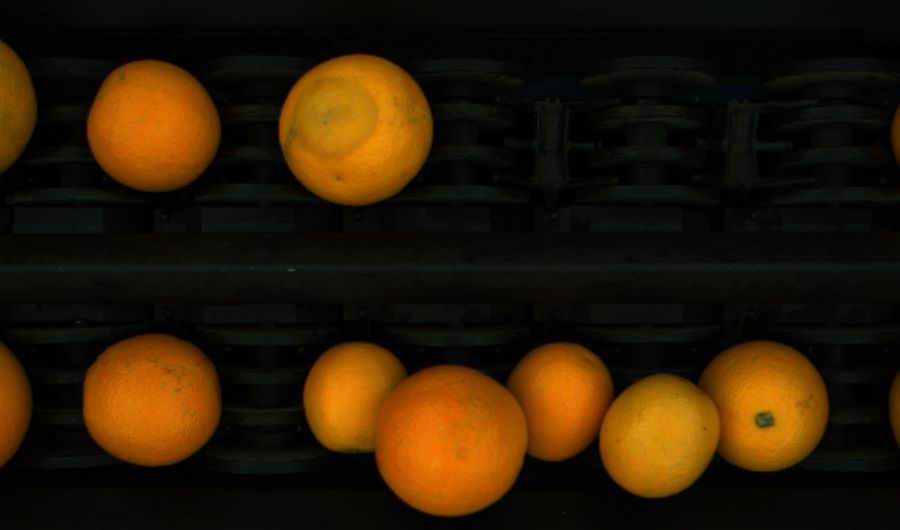
#> input picture 4.bmp, 900 x 530 px
$ python test.py
#> lines starting #> are read from the running program, lines starting #| are printed output that depends on the picture; after the words box and inside, x2 and y2 are one past the last pixel; in counts of white or black regions, pixels touching at a corner belong together; long printed decimals are rounded
### automatic.py
import cv2 as cv
import numpy as np
import os


def automtic_oranges(image_path):
#> called with image_path = '4.bmp'
    size_list = []
    color_list = []

    # Read the image
    image = cv.imread(image_path)
#> image is the input picture: shape (530, 900, 3); mean B, G, R 5.7, 27.2, 43.9
    copy_img = image.copy()

    # Convert the image to the HSV color space
    hsv = cv.cvtColor(image, cv.COLOR_BGR2HSV)
#> hsv: shape (530, 900, 3); mean H, S, V 45.7, 135.7, 44.9

    # Define the color range for orange and green in the HSV space
    lower_orange_and_green = np.array([0, 40, 40])
    upper_orange_and_green = np.array([70, 255, 255])

    hsv_copy = image.copy()

    # Threshold the image to get a binary mask
    mask = cv.inRange(hsv, lower_orange_and_green, upper_orange_and_green)
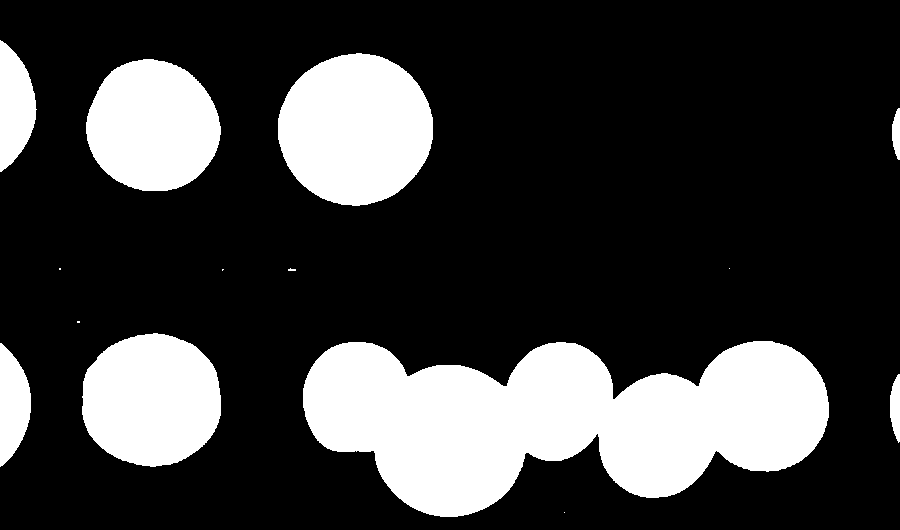
#> mask: shape (530, 900); 23.9% white; 14 white regions (6 under 20 px)

    # Find contours in the binary mask
    contours, hierarchy = cv.findContours(mask, cv.RETR_EXTERNAL, cv.CHAIN_APPROX_SIMPLE)
#> contours = 14 contours, 6 with area under 20; largest, box (x1, y1, x2, y2) and area: (303, 341, 829, 517) 59448, (278, 53, 433, 206) 18199, (82, 333, 221, 467) 14568, (86, 59, 221, 191) 13612, (0, 40, 37, 172) 3222, (0, 343, 31, 467) 2586, (890, 374, 900, 443) 448, (892, 108, 900, 160) 262

    # Filter the contours based on area
    filtered_contours = [contour for contour in contours if cv.contourArea(contour) >= 500]
#> filtered_contours = 6 contours; box (x1, y1, x2, y2) and area: (303, 341, 829, 517) 59448, (278, 53, 433, 206) 18199, (82, 333, 221, 467) 14568, (86, 59, 221, 191) 13612, (0, 40, 37, 172) 3222, (0, 343, 31, 467) 2586

    # Apply convex hull to the filtered contours
    hull_contours = [cv.convexHull(contour) for contour in filtered_contours]
#> hull_contours = 6 contours; box (x1, y1, x2, y2) and area: (303, 341, 829, 517) 76000, (278, 53, 433, 206) 18336, (82, 333, 221, 467) 14719, (86, 59, 221, 191) 13740, (0, 40, 37, 172) 3270, (0, 343, 31, 467) 2619

    # Create a mask with only the hull contours
    mask_2 = np.zeros_like(hsv, dtype=np.uint8)
    mask_2 = cv.cvtColor(mask_2, cv.COLOR_BGR2GRAY)
    cv.drawContours(mask_2, hull_contours, -1, (255, 255, 255), thickness=cv.FILLED)
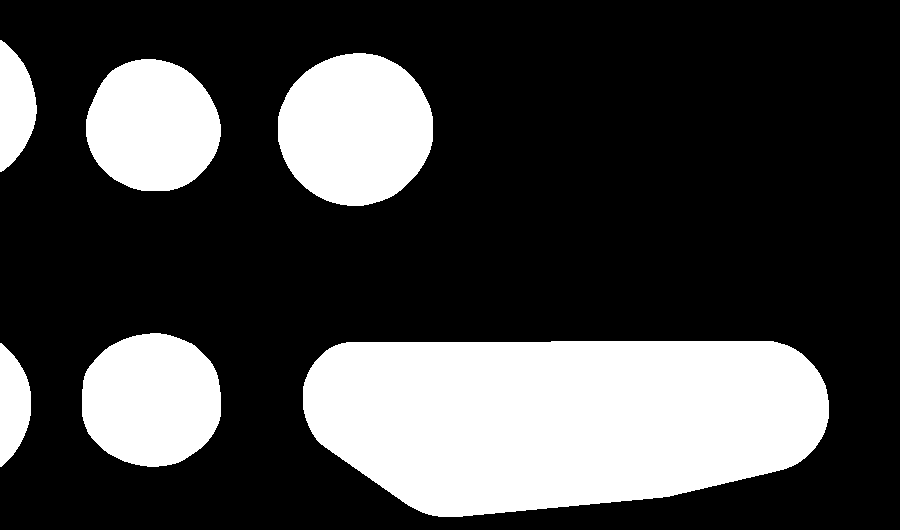
#> mask_2: shape (530, 900); 27.3% white; 6 white regions

    # Apply the mask to the image
    image_copy = cv.bitwise_and(image, image, mask=mask_2)
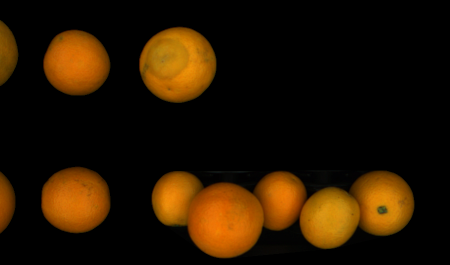
#> image_copy: shape (530, 900, 3) (shown at 1/2 size); mean B, G, R 0.8, 20.9, 38

    # Draw index number in the center of each contour
    for i, contour in enumerate(filtered_contours):
        M = cv.moments(contour)
        if M["m00"] == 0:
            continue
        cX = int(M["m10"] / M["m00"])
        cY = int(M["m01"] / M["m00"])
        cv.putText(image_copy, str(i + 1), (cX, cY), cv.FONT_HERSHEY_SIMPLEX, 1, (255, 200, 0), 4)
#> this loop made 6 passes
#> (cX, cY) on passes 1 to 6: (12, 404), (560, 419), (151, 399), (152, 125), (355, 128), (14, 105)
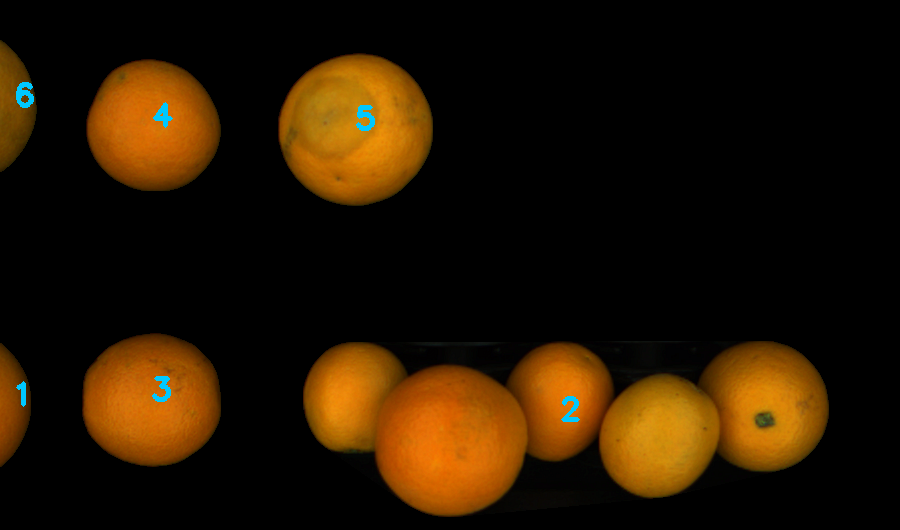
#> image_copy: shape (530, 900, 3); 0.31% of pixels changed, all inside (x1, y1, x2, y2) = (16, 82, 580, 422)

    # Find contours in the binary mask
    contours, hierarchy = cv.findContours(mask_2, cv.RETR_EXTERNAL, cv.CHAIN_APPROX_SIMPLE)
#> contours = 6 contours; box (x1, y1, x2, y2) and area: (303, 341, 829, 517) 75998, (278, 53, 433, 206) 18335, (82, 333, 221, 467) 14716, (86, 59, 221, 191) 13739, (0, 40, 37, 172) 3264, (0, 343, 31, 467) 2618

    contour_area = []
    for contour in hull_contours:
        area = cv.contourArea(contour)

        (x, y), (major_axis, minor_axis), angle = cv.fitEllipse(contour)
        ellipticity = major_axis / minor_axis
        perimeter = cv.arcLength(contour, True)
        # Calculate circularity as 4*pi*area/perimeter^2
        circularity = (4 * np.pi * area) / (perimeter * perimeter)

        # Define circularity and ellipticity thresholds based on your requirements
        circularity_threshold = 0.95
        ellipticity_threshold = 0.95

        # If the contour's circularity and ellipticity are above the thresholds, consider it as an orange
        if circularity > circularity_threshold or ellipticity > ellipticity_threshold:
            # draw the contour
            cv.drawContours(image_copy, [contour], 0, (0, 255, 0), 3)

            # find the moments of the contour
            M = cv.moments(contour)
            # calculate the centroid of the contour
            cx = int(M['m10'] / M['m00'])
            cy = int(M['m01'] / M['m00'])
            # radius = int(np.sqrt(area/np.pi))
            radius = (major_axis + minor_axis) / 4
            # orange_radii.append(radius)
        # cv.putText(image_copy, "R=%d" % radius, (int(cx-radius), int(cy-radius)), cv.FONT_HERSHEY_SIMPLEX, 1, (0, 0, 255), 2)

        # If the contour's circularity and ellipticity are above the thresholds, consider it as an orange
        if circularity > circularity_threshold or ellipticity > ellipticity_threshold:
            # Create a mask for the contour
            mask = np.zeros_like(image)
            cv.drawContours(mask, [contour], -1, (255, 255, 255), -1)

            # Calculate mean values of a and b channels for pixels inside contour
            a_mean = np.mean(image[np.where(mask[..., 0] == 255)][..., 1])
            b_mean = np.mean(image[np.where(mask[..., 0] == 255)][..., 2])

            # Calculate CCI for the contour
            L = 100  # Reference illuminant
            CCI = 1000 * (a_mean / (L * b_mean))

            # Map the CCI value to the range of 0 to 99
            CCI = np.clip(CCI, -24, 22)
            CCI = (CCI + 24) * (99 / 46)

            # Append the valid CCI value to the result list
            size_list.append(radius)
            color_list.append(CCI)
#> this loop made 6 passes
#> (area, x, y, major_axis, minor_axis, angle, ellipticity, perimeter) on passes 3 to 5: (14719, 151.1, 399.6, 133, 142.2, 86.68, 0.935, 431.6), (13740, 152.3, 125.8, 130.2, 135.6, 129.2, 0.96, 416.7), (18335.5, 355.2, 129, 151.2, 155, 72.62, 0.976, 480.7)
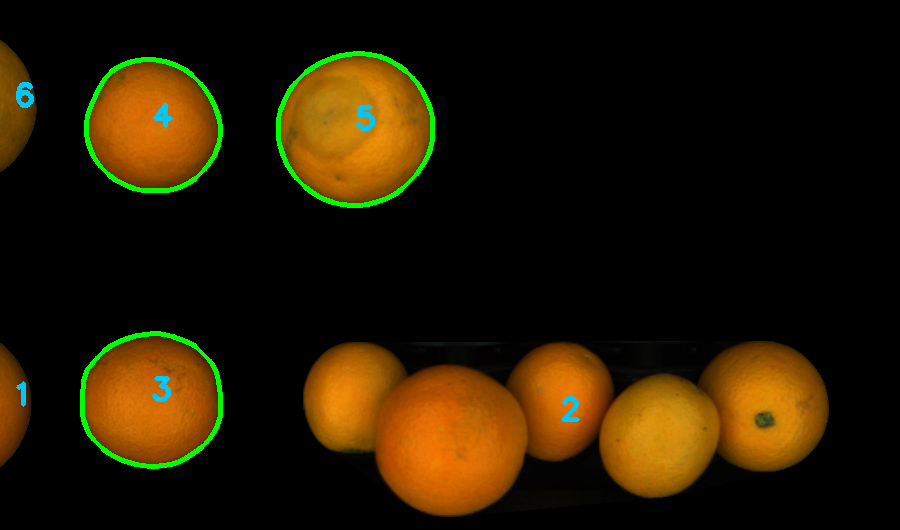
#> image_copy: shape (530, 900, 3); 1.35% of pixels changed, all inside (x1, y1, x2, y2) = (80, 51, 435, 469)
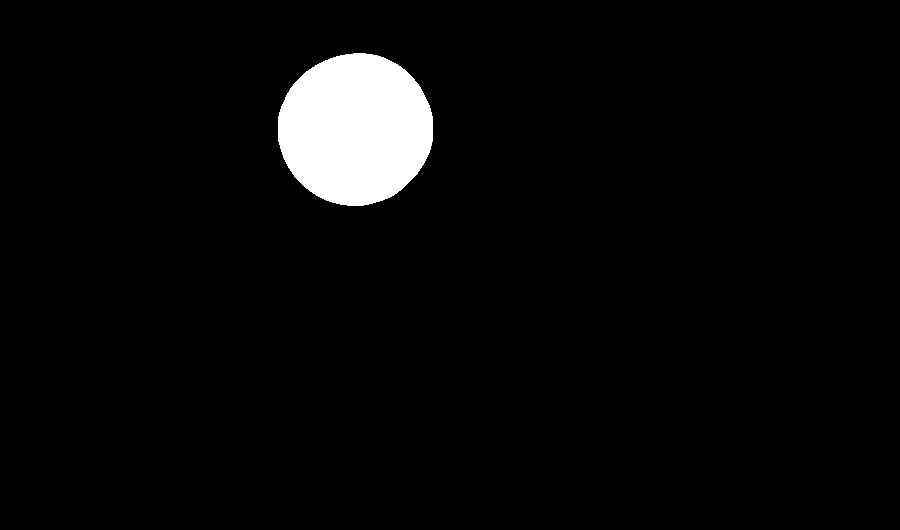
#> mask: shape (530, 900, 3); 3.9% white; 1 white region, box (x1, y1, x2, y2) and area: (278, 53, 433, 206) 18551
#> after the loop, color_list = [62.49, 62.61, 64.68]; size_list = [68.79, 66.44, 76.55]

    return size_list, color_list

### test.py
import tkinter as tk

from automatic import automtic_oranges

sizeList, colorIndexList = automtic_oranges("4.bmp")
#> sizeList = [68.79, 66.44, 76.55]; colorIndexList = [62.49, 62.61, 64.68]
m=0
my_list = [[0 , 0, sizeList[i], 0, colorIndexList[i]] for i in range(len(sizeList))]
#> my_list = [[0, 0, 68.79, 0, 62.49], [0, 0, 66.44, 0, 62.61], [0, 0, 76.55, 0, 64.68]]
print(my_list)
#| [[0, 0, 68.789, 0, 62.495], [0, 0, 66.444, 0, 62.613], [0, 0, 76.546, 0, 64.678]]

$ run again, with 1.bmp copied over 4.bmp
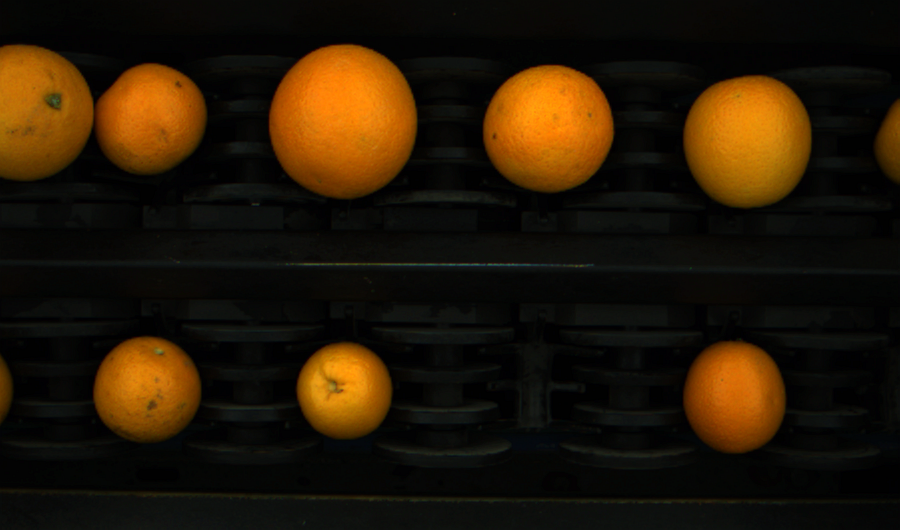
#> input picture 1.bmp, 900 x 530 px
#> in automtic_oranges, image is the input picture: shape (530, 900, 3); mean B, G, R 6, 23.7, 37.5
#> hsv: shape (530, 900, 3); mean H, S, V 46.9, 123.8, 38.5
#> in automtic_oranges, `contours, hierarchy = cv.findContours(mask, cv.RETR_EXTERNAL, cv.CHAIN..`: contours = 89 contours, 77 with area under 20; largest, box (x1, y1, x2, y2) and area: (0, 44, 207, 180) 19844, (269, 44, 417, 199) 17885, (683, 75, 812, 208) 13420, (483, 64, 615, 192) 13026, (683, 341, 786, 453) 8912
#> filtered_contours = 8 contours; box (x1, y1, x2, y2) and area: (0, 44, 207, 180) 19844, (269, 44, 417, 199) 17885, (683, 75, 812, 208) 13420, (483, 64, 615, 192) 13026, (683, 341, 786, 453) 8912, (93, 336, 201, 441) 8732, (296, 342, 392, 438) 7119, (876, 99, 900, 181) 1249
#> hull_contours = 8 contours; box (x1, y1, x2, y2) and area: (0, 44, 207, 180) 23469, (269, 44, 417, 199) 18024, (683, 75, 812, 208) 13556, (483, 64, 615, 192) 13154, (683, 341, 786, 453) 9008, (93, 336, 201, 441) 8838, (296, 342, 392, 438) 7208, (876, 99, 900, 181) 1274
#> mask_2: shape (530, 900); 20.1% white; 8 white regions
#> the loop in automtic_oranges, `for i, contour in enumerate(filtered_contours):` made 8 passes
#> (cX, cY) on passes 1 to 8: (344, 389), (734, 396), (146, 388), (889, 141), (747, 140), (548, 127), (342, 120), (92, 114)
#> after the loop in automtic_oranges, `for i, contour in enumerate(filtered_contours):`:
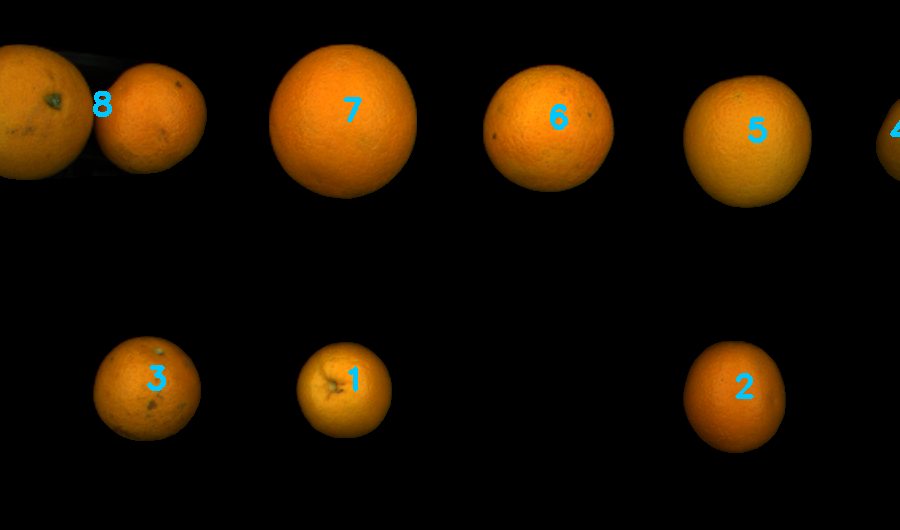
#> image_copy: shape (530, 900, 3); mean B, G, R 1.6, 17.2, 30.3
#> in automtic_oranges, `contours, hierarchy = cv.findContours(mask_2, cv.RETR_EXTERNAL, cv.CHA..`: contours = 8 contours; box (x1, y1, x2, y2) and area: (0, 44, 207, 180) 23472, (269, 44, 417, 199) 18028, (683, 75, 812, 208) 13554, (483, 64, 615, 192) 13152, (683, 341, 786, 453) 9011, (93, 336, 201, 441) 8834, (296, 342, 392, 438) 7210, (876, 99, 900, 181) 1280
#> the loop in automtic_oranges, `for contour in hull_contours:` made 8 passes
#> (area, x, y, major_axis, minor_axis, angle, ellipticity, perimeter) on passes 1, 2, 3, 5, 6, 7: (7208.5, 344, 390, 95.39, 97.07, 160.8, 0.983, 301.7), (9008.5, 734.4, 396.3, 102, 113.2, 172.5, 0.901, 337.9), (8837.5, 146.3, 388.6, 104.9, 108, 74.87, 0.971, 334), (13555.5, 747.5, 140.1, 129.2, 134.4, 6.57, 0.961, 413.8), (13154, 548.2, 127.8, 127.5, 132, 70.64, 0.966, 407.4), (18024, 342.9, 120.6, 149, 154.9, 9.88, 0.962, 476.9)
#> after the loop in automtic_oranges, `for contour in hull_contours:`:
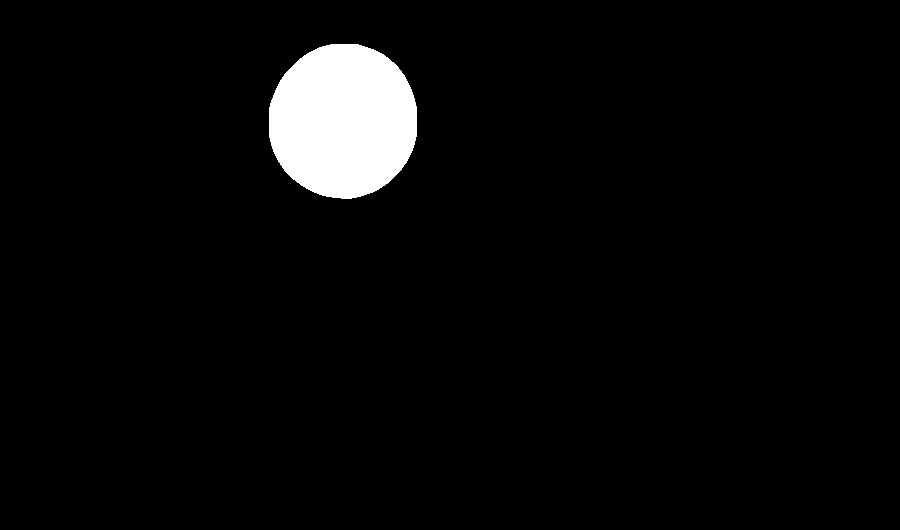
#> mask: shape (530, 900, 3); 3.8% white; 1 white region, box (x1, y1, x2, y2) and area: (269, 44, 417, 199) 18243
#> after the loop in automtic_oranges, `for contour in hull_contours:`: color_list = [64.56, 62.15, 63.57, 64.39, 63.11, 62.71]; size_list = [48.12, 53.8, 53.23, 65.92, 64.88, 75.98]
#> colorIndexList = [64.56, 62.15, 63.57, 64.39, 63.11, 62.71]
#> my_list = [[0, 0, 48.12, 0, 64.56], [0, 0, 53.8, 0, 62.15], [0, 0, 53.23, 0, 63.57], [0, 0, 65.92, 0, 64.39], [0, 0, 64.88, 0, 63.11], [0, 0, 75.98, 0, 62.71]]
#| [[0, 0, 48.115, 0, 64.557], [0, 0, 53.797, 0, 62.152], [0, 0, 53.232, 0, 63.570], [0, 0, 65.916, 0, 64.388], [0, 0, 64.875, 0, 63.110], [0, 0, 75.984, 0, 62.710]]

$ run again, with 2.bmp copied over 4.bmp
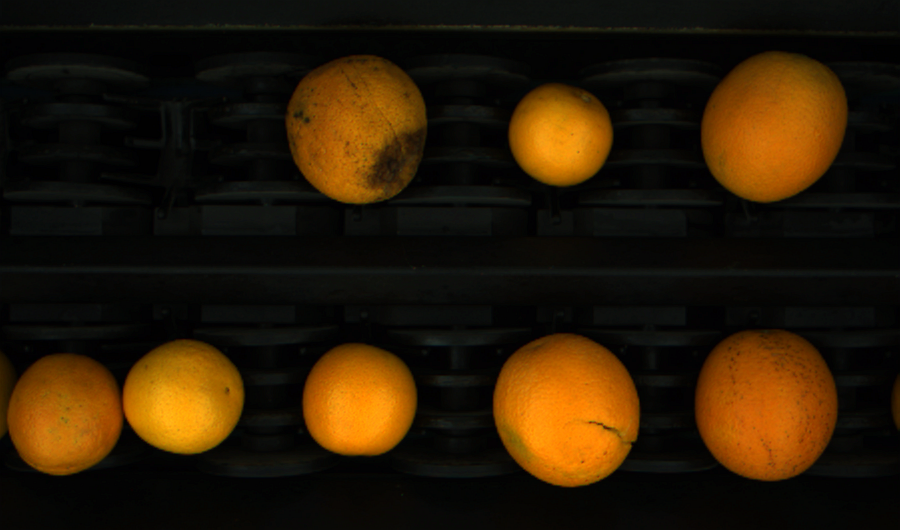
#> input picture 2.bmp, 900 x 530 px
#> in automtic_oranges, image is the input picture: shape (530, 900, 3); mean B, G, R 5.7, 26.2, 42.1
#> hsv: shape (530, 900, 3); mean H, S, V 45.9, 130.5, 43
#> in automtic_oranges, `contours, hierarchy = cv.findContours(mask, cv.RETR_EXTERNAL, cv.CHAIN..`: contours = 40 contours, 29 with area under 20; largest, box (x1, y1, x2, y2) and area: (0, 339, 245, 475) 22271, (493, 333, 640, 487) 17478, (695, 330, 838, 481) 17030, (701, 52, 848, 203) 16875, (286, 55, 427, 204) 16118
#> filtered_contours = 7 contours; box (x1, y1, x2, y2) and area: (0, 339, 245, 475) 22271, (493, 333, 640, 487) 17478, (695, 330, 838, 481) 17030, (701, 52, 848, 203) 16875, (286, 55, 427, 204) 16118, (302, 343, 417, 456) 10271, (508, 84, 613, 187) 8231
#> hull_contours = 7 contours; box (x1, y1, x2, y2) and area: (0, 339, 245, 475) 26522, (493, 333, 640, 487) 17645, (695, 330, 838, 481) 17216, (701, 52, 848, 203) 17040, (286, 55, 427, 204) 16518, (302, 343, 417, 456) 10380, (508, 84, 613, 187) 8336
#> mask_2: shape (530, 900); 24.1% white; 7 white regions
#> the loop in automtic_oranges, `for i, contour in enumerate(filtered_contours):` made 7 passes
#> (cX, cY) on passes 1 to 7: (358, 400), (120, 405), (566, 409), (765, 404), (560, 134), (355, 128), (773, 126)
#> after the loop in automtic_oranges, `for i, contour in enumerate(filtered_contours):`:
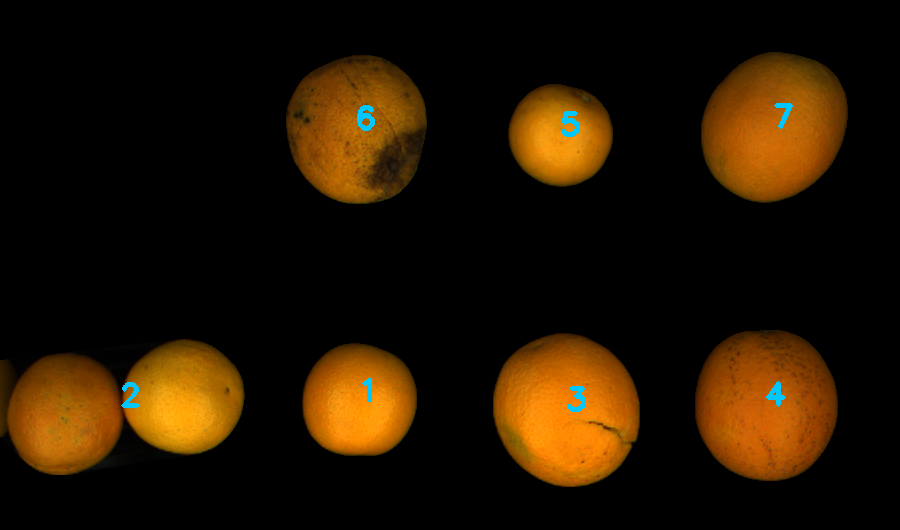
#> image_copy: shape (530, 900, 3); mean B, G, R 1.6, 20.3, 35.5
#> in automtic_oranges, `contours, hierarchy = cv.findContours(mask_2, cv.RETR_EXTERNAL, cv.CHA..`: contours = 7 contours; box (x1, y1, x2, y2) and area: (0, 339, 245, 475) 26522, (493, 333, 640, 487) 17649, (695, 330, 838, 481) 17212, (701, 52, 848, 203) 17044, (286, 55, 427, 204) 16522, (302, 343, 417, 456) 10376, (508, 84, 613, 187) 8333
#> the loop in automtic_oranges, `for contour in hull_contours:` made 7 passes
#> (area, x, y, major_axis, minor_axis, angle, ellipticity, perimeter) on passes 1, 3, 4, 5, 6, 7: (10380, 358.7, 400.5, 114.9, 116.6, 62.18, 0.986, 362.5), (17645, 566.1, 409.6, 144.9, 155.8, 150.1, 0.93, 472.2), (17216.5, 765.5, 404.2, 143.5, 154, 170.7, 0.932, 466.6), (8336.5, 560, 134.6, 102, 104.9, 113.9, 0.972, 324.6), (16518, 356.9, 128.7, 141.4, 150.3, 174.5, 0.941, 457.6), (17040.5, 773.4, 126, 138.2, 157.9, 40.62, 0.875, 465.4)
#> after the loop in automtic_oranges, `for contour in hull_contours:`:
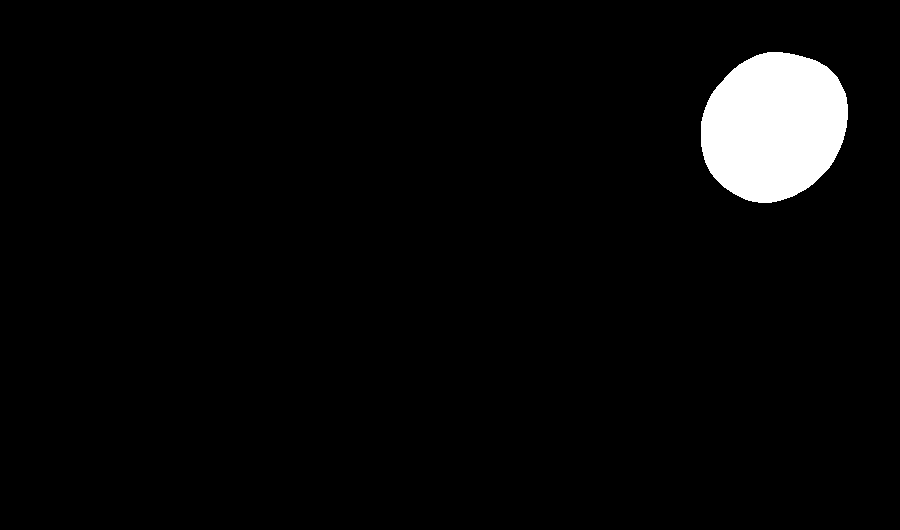
#> mask: shape (530, 900, 3); 3.6% white; 1 white region, box (x1, y1, x2, y2) and area: (701, 52, 848, 203) 17254
#> after the loop in automtic_oranges, `for contour in hull_contours:`: color_list = [63.69, 63.19, 61.8, 64.5, 64.02, 63.12]; size_list = [57.87, 75.17, 74.39, 51.73, 72.93, 74.02]
#> colorIndexList = [63.69, 63.19, 61.8, 64.5, 64.02, 63.12]
#> my_list = [[0, 0, 57.87, 0, 63.69], [0, 0, 75.17, 0, 63.19], [0, 0, 74.39, 0, 61.8], [0, 0, 51.73, 0, 64.5], [0, 0, 72.93, 0, 64.02], [0, 0, 74.02, 0, 63.12]]
#| [[0, 0, 57.867, 0, 63.686], [0, 0, 75.171, 0, 63.194], [0, 0, 74.390, 0, 61.803], [0, 0, 51.727, 0, 64.501], [0, 0, 72.928, 0, 64.022], [0, 0, 74.023, 0, 63.121]]
